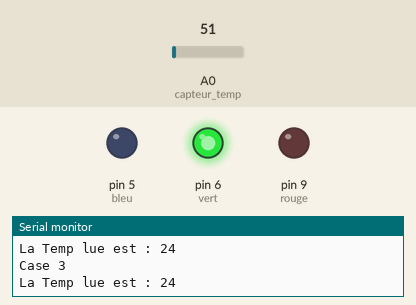
Simulated run of this sketch. Board: Arduino Uno, built with avr-gcc and run on an emulated ATmega328P. Parts: output pins drawn as LEDs (lit = HIGH), the last lines printed to the serial monitor. Inputs (shaded band) come from the test bench; at power-on: A0 (capteur_temp) = 51.

Above: at 1.2 s.
1.3 s: A0 (capteur_temp) set to 58
At 2.5 s:
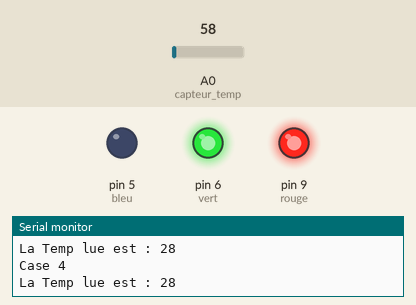
2.8 s: A0 (capteur_temp) set to 71
At 4.0 s:
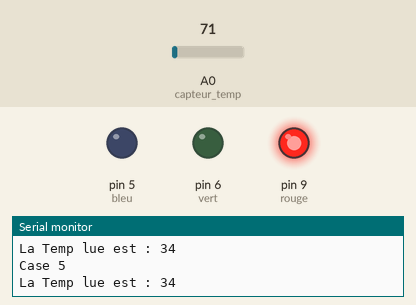
4.3 s: A0 (capteur_temp) set to 89
At 5.5 s:
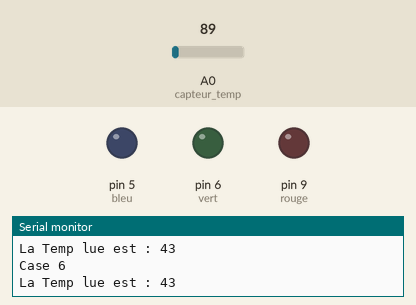
5.8 s: A0 (capteur_temp) set to 30
At 6.9 s:
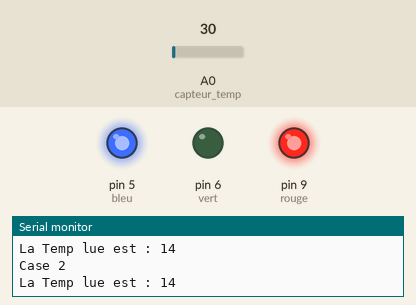
7.3 s: A0 (capteur_temp) set to 25
At 8.2 s:
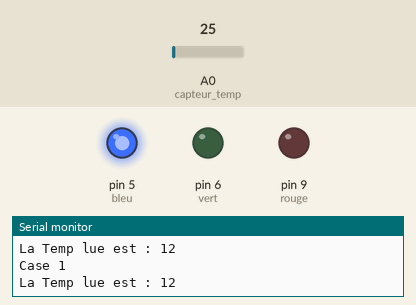
8.8 s: A0 (capteur_temp) set to 61
At 9.5 s:
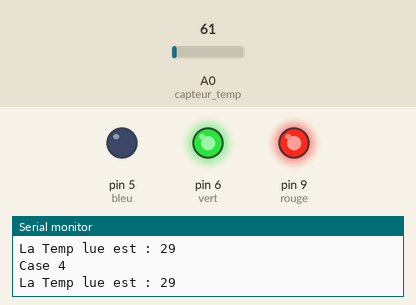
Timing chart, 0 to 11.3 s (numbered marks = the images above; inputs shaded):
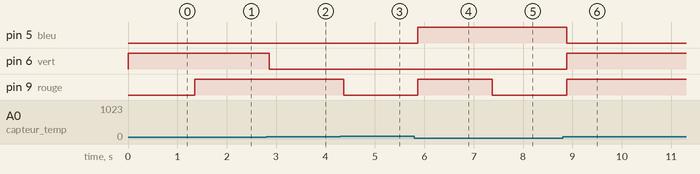

The sketch:

LED_Capteur_Temperature_Complexe.ino
```cpp
int rouge = 9; //Le pin 9 s'appelle maintenant rouge
int bleu = 5; //Le pin 5 s'appelle maintenant bleu
int vert = 6; //Le pin 6 s'appelle maintenant vert
int capteur_temp = A0; //Le pin A0 s'appelle maintenant capteur_temp

// Fonction Setup qui est utilisé une fois au redémarrage de l'arduino
void setup() {
  Serial.begin(9600); //On démarre la communication Serial pour avoir des informations
  pinMode(rouge, OUTPUT);// Initialisation du pin 9 (= rouge) en sortie
  pinMode(bleu, OUTPUT);// Initialisation du pin 5 (= bleu) en sortie
  pinMode(vert, OUTPUT);// Initialisation du pin 6 (= vert) en sortie
}

// Fonction loop qui tourne pour toujours
void loop() {
  int valeur_lue = analogRead(capteur_temp); //On lit la valeur du capteur et on appelle la valeur : valeur_lue
  int temp = valeur_lue * 0.48828125;//On converti notre valeur analogique en degrés Celsius
  int rangement_temp = map(temp, 0, 45, 0, 7); //On crée un entier grace à la fonction map qui renvoie un chiffre entre 0 et 6 d'après la valeur du capteur
  switch (rangement_temp) { //On fait alors appelle à la fonction switch qui va nous permettre de définir les actions en fonction de rangement_lumiere
  case 0:                            //Si rangement_lumière = 0
    analogWrite(bleu, 255);        //LED bleu allumée
    analogWrite(vert, 255);        //LED verte allumée
    analogWrite(rouge, 255);       //LED rouge allumée
    Serial.println("Case 0");        //On affiche le numero du cas dans le Serial
    break;                           //Fin du cas 0
  case 1:                            //Si rangement_lumière = 1
    analogWrite(vert, 0);         //LED verte éteinte
    analogWrite(rouge, 0);       //LED rouge allumée
    analogWrite(bleu, 255);         //LED bleue éteinte
    Serial.println("Case 1");        //On affiche le numero du cas dans le Serial
    break;                           //Fin du cas 1
  case 2:                            //Si rangement_lumière = 2
    analogWrite(rouge, 255);       //LED rouge allumée
    analogWrite(vert, 0);        //LED verte allumée
    analogWrite(bleu, 255);         //LED bleue éteinte
    Serial.println("Case 2");        //On affiche le numero du cas dans le Serial
    break;                           //Fin du cas 2
  case 3:                            //Si rangement_lumière = 3
    analogWrite(bleu, 0);        //LED bleu allumée
    analogWrite(vert, 255);         //LED verte éteinte
    analogWrite(rouge, 0);        //LED rouge éteinte
    Serial.println("Case 3");        //On affiche le numero du cas dans le Serial
    break;                           //Fin du cas 3
  case 4:                            //Si rangement_lumière = 4
    analogWrite(rouge, 255);        //LED rouge éteinte
    analogWrite(vert, 255);        //LED verte allumée
    analogWrite(bleu, 0);         //LED bleue éteinte
    Serial.println("Case 4");        //On affiche le numero du cas dans le Serial
    break;                           //Fin du cas 4
  case 5:                            //Si rangement_lumière = 5
    analogWrite(rouge, 255);       //LED rouge allumée
    analogWrite(vert, 0);         //LED verte éteinte
    analogWrite(bleu, 0);        //LED bleu allumée
    Serial.println("Case 5");        //On affiche le numero du cas dans le Serial
    break;                           //Fin du cas 5
  case 6:                            //Si rangement_lumière = 6
    analogWrite(rouge, 0);        //LED rouge éteinte
    analogWrite(vert, 0);         //LED verte éteinte
    analogWrite(bleu, 0);         //LED bleue éteinte
    Serial.println("Case 6");        //On affiche le numero du cas dans le Serial
    break;                           //Fin du cas 6
  }                                  //Fin de la fonction switch
  Serial.print("La Temp lue est : "); //On affiche le résultat dans le Serial.
  Serial.println(temp);           //On affiche la temperature dans le Serial
  delay(150);                            // Petit pause d' 1/4 de seconde
}
```

Measured:
- the behaviour switches between 53 and 54 on A0 (capteur_temp) (found by bisection; images 0 and 1)
- the behaviour switches between 79 and 80 on A0 (capteur_temp) (found by bisection; images 2 and 3)
- the behaviour switches between 27 and 26 on A0 (capteur_temp) (found by bisection; images 4 and 5)
- after the input at 1.3 s, pin 9 (rouge): LOW → HIGH after 0.06 s
- after the input at 2.8 s, pin 6 (vert): HIGH → LOW after 0.06 s
- after the input at 4.3 s, pin 9 (rouge): HIGH → LOW after 0.07 s
- after the input at 5.8 s, pin 5 (bleu), pin 9 (rouge): LOW → HIGH after 0.07 s
- after the input at 7.3 s, pin 9 (rouge): HIGH → LOW after 0.08 s
- after the input at 8.8 s, pin 5 (bleu): HIGH → LOW after 0.08 s; pin 6 (vert), pin 9 (rouge): LOW → HIGH after 0.08 s
